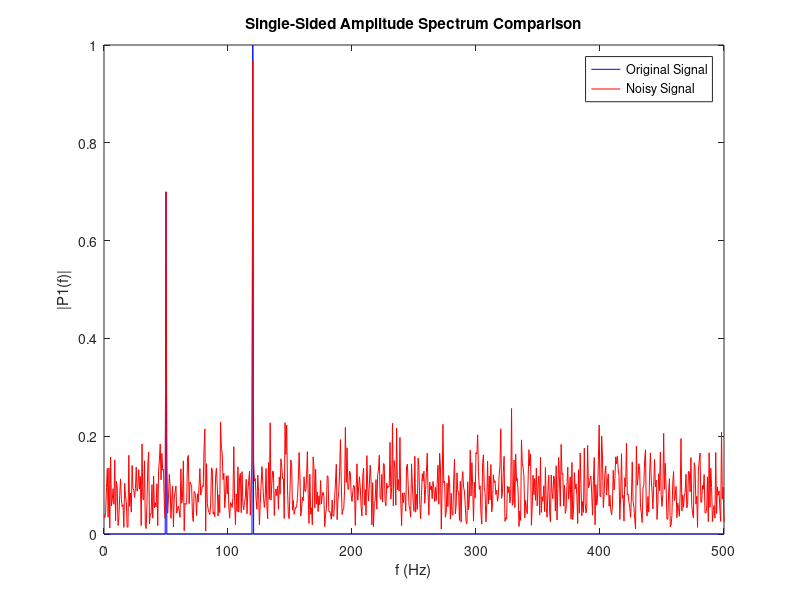

MATLAB code to generate this figure:
%% 注：需打开 matlab 才能运行此脚本

% Fs is the sampling frequency, T is the sampling period
Fs = 1000;            
T = 1/Fs;             
% L is the length of the signal
L = 1500;             
% t is the time vector
t = (0:L-1)*T;        

% Create a signal containing a 50 Hz sinusoid with an amplitude of 0.7
% and a 120 Hz sinusoid with an amplitude of 1.
S = 0.7*sin(2*pi*50*t) + sin(2*pi*120*t);

% Corrupt the signal with zero-mean random noise
y = S + 2*randn(size(t));

% Compute the Fourier transform of the original signal S
Y_S = fft(S);
% Compute the Fourier transform of the noisy signal y
Y_y = fft(y);

% Compute the single-sided spectrum for both signals
P2_S = abs(Y_S/L);
P1_S = P2_S(1:L/2+1);
P1_S(2:end-1) = 2*P1_S(2:end-1);

P2_y = abs(Y_y/L);
P1_y = P2_y(1:L/2+1);

P1_y(2:end-1) = 2*P1_y(2:end-1);

% Define the frequency domain for plotting

f = Fs*(0:(L/2))/L;

% Plot the spectra
plot(f,P1_S,'b-') 
hold on
plot(f,P1_y,'r-') 
hold off
title('Single-Sided Amplitude Spectrum Comparison')
xlabel('f (Hz)')
ylabel('|P1(f)|')
legend('Original Signal', 'Noisy Signal')

%% 
% Verify Parseval's theorem for the noisy signal y 
% Energy in the time domain
energy_time = sum(y.^2);

% Energy in the frequency domain from single-sided spectrum P1_y
% Note: The single-sided spectrum P1_y is scaled amplitude. To get power, we need to square it.
% The DC component (first element) and Nyquist component (last element, if L is even) are not doubled.
% All other components are doubled. We need to reverse this to calculate total energy.
% The sum of squared amplitudes from the single-sided spectrum is sum((P1_y/sqrt(2)).^2) for non-DC/Nyquist.
% A simpler way is to reconstruct the two-sided spectrum's power from the single-sided one.
energy_freq = sum(P1_y(1).^2) + sum(P1_y(2:end-1).^2)/2;
if mod(L,2) == 0
    % If L is even, the last element of P1_y is the Nyquist frequency component
    energy_freq = energy_freq + P1_y(end).^2;
else
    % If L is odd, the last element is just another frequency component
    energy_freq = energy_freq + sum(P1_y(end).^2)/2;
end
energy_freq = energy_freq * L ;


% Display the results
fprintf('Energy in time domain: %f\n', energy_time);
fprintf('Energy in frequency domain (from P1_y): %f\n', energy_freq);
fprintf('Difference: %e\n', abs(energy_time - energy_freq));

%% 